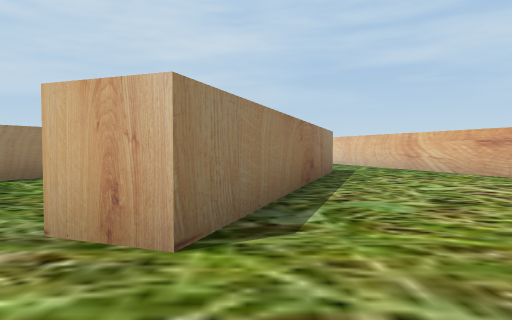
view 1 (above)

13 first-person views from a walk through a 3-D level made in the Unity game engine. The camera is 0.58 m above the floor, tilts 2° down and sees 75° across. The floor is counted in squares, 1 m on a side. Each view is taken from the middle of a square. On the plan, view 1 faces up. The plan holds only what a view shows up to about 9 squares ahead; the rest is blank.

view 2
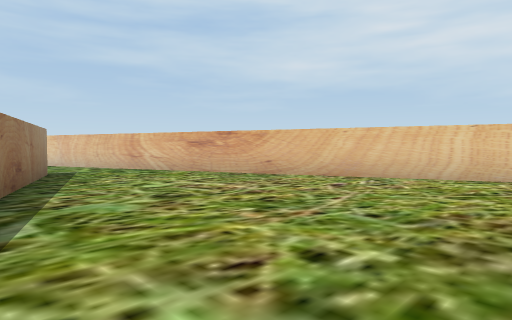

view 3
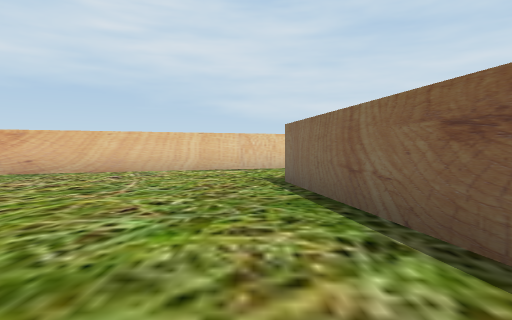

view 4
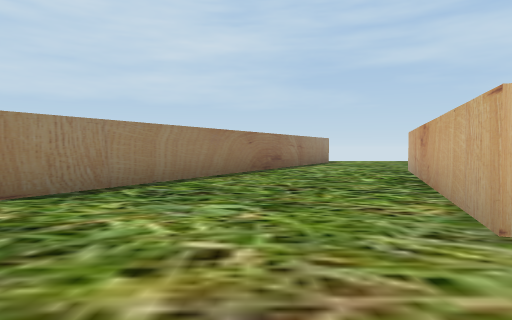

view 5
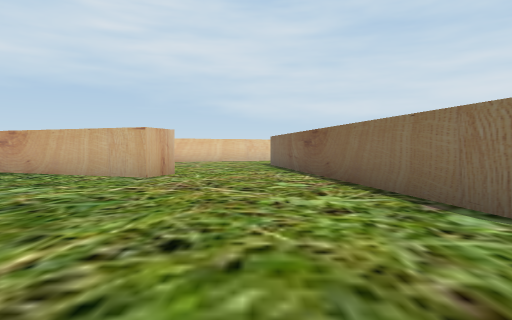

view 6
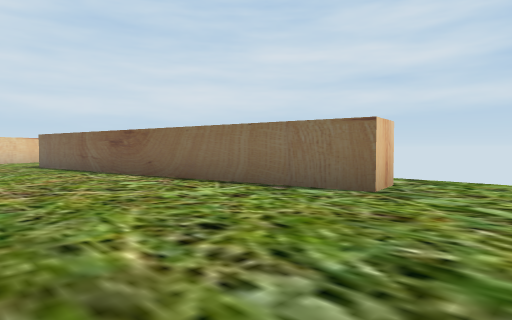

view 7
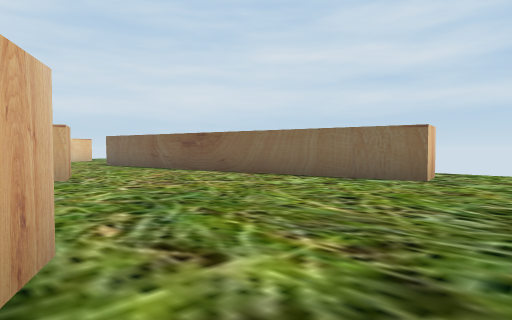

view 8
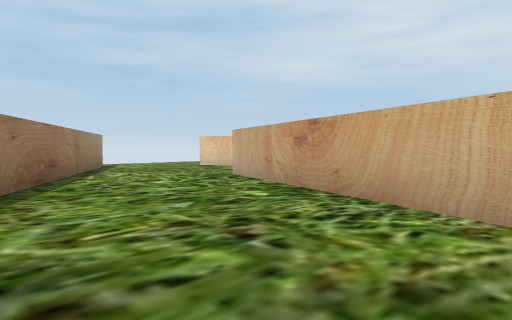

view 9
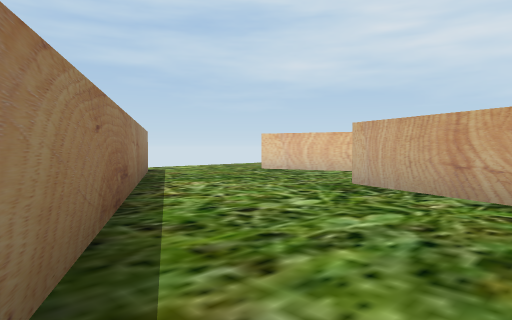

view 10
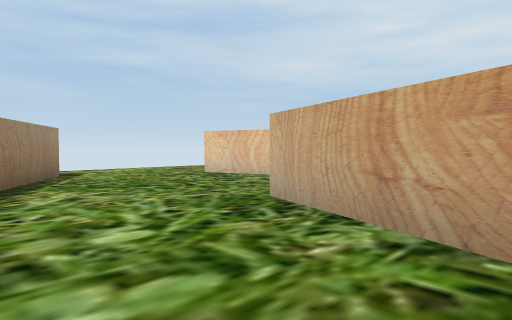

view 11
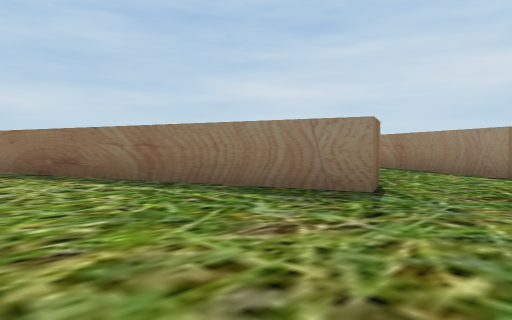

view 12
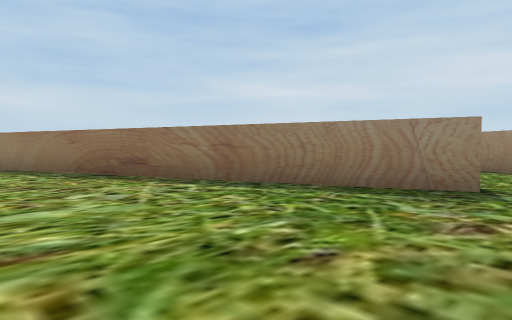

view 13
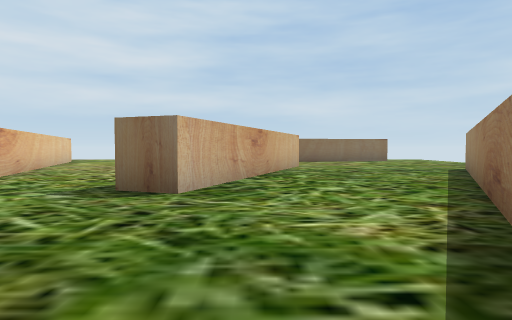

### Floor plan
Key: @ floor where view 1 was taken; # wall or solid block; . floor.
Columns run from 8 left of view 1 to 9 right of it. Each row starts with its distance up from view 1.
 15         ... .....
 14        ##.........
 13        #..........
 12       ##...##.....
 11       #.....#.....
 10      ##.....##....
  9     ##......##...
  8     #....#...#...
  7    ##....#...##..
  6    #....##....#..
  5   ##....#.....#..
  4 ..#....##.....##.
  3 .......##......#
  2 .......#.......#
  1 ...............#
  0 ........@.......
 -1 ........#####..
 -2 ..#######
 -3  .#
 -4  ..

Positions as (right, up) in squares from view 1, and headings:
1: (0, 0), facing up
2: (0, 0), facing up-right
3: (-2, 0), facing right
4: (-3, 0), facing up
5: (-8, 0), facing right
6: (-8, 2), facing down-right
7: (-8, 4), facing down-right
8: (-4, 3), facing up-right
9: (-4, 6), facing up-right
10: (-2, 6), facing up-right
11: (8, 15), facing down-left
12: (9, 14), facing down-left
13: (0, 13), facing down
